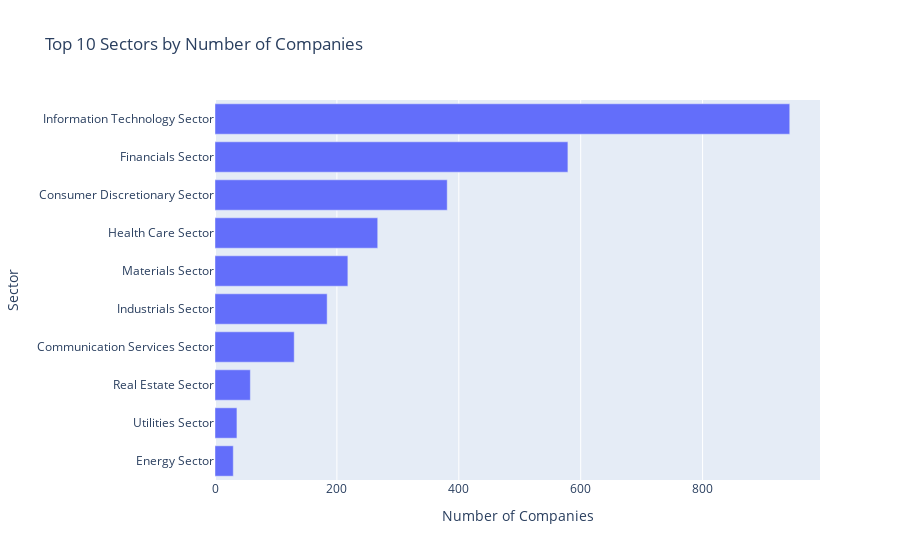

The notebook cell this image was saved under:
### Code cell
# Bar Chart of Sectors
sector_counts = final_dataset['sector'].value_counts().nlargest(10).sort_values(ascending=True).reset_index()
sector_counts.columns = ['Sector', 'Count']
fig = px.bar(sector_counts, x='Count', y='Sector', orientation='h', title='Top 10 Sectors by Number of Companies')
fig.update_layout(xaxis_title='Number of Companies', yaxis_title='Sector')
fig.show()

### Figure 1 — Plotly figure (JSON) as saved in the notebook; plotly's stock layout.template omitted (floating-point values rounded to 4 significant figures)
{"data": [{"alignmentgroup": "True", "hovertemplate": "Count=%{x}<br>Sector=%{y}<extra></extra>", "legendgroup": "", "marker": {"color": "#636efa", "pattern": {"shape": ""}}, "name": "", "offsetgroup": "", "orientation": "h", "showlegend": false, "textposition": "auto", "type": "bar", "x": [30, 36, 58, 130, 184, 218, 267, 381, 579, 943], "xaxis": "x", "y": ["Energy Sector", "Utilities Sector", "Real Estate Sector", "Communication Services Sector", "Industrials Sector", "Materials Sector", "Health Care Sector", "Consumer Discretionary Sector", "Financials Sector", "Information Technology Sector"], "yaxis": "y"}], "layout": {"barmode": "relative", "legend": {"tracegroupgap": 0}, "title": {"text": "Top 10 Sectors by Number of Companies"}, "xaxis": {"anchor": "y", "domain": [0, 1], "title": {"text": "Number of Companies"}}, "yaxis": {"anchor": "x", "domain": [0, 1], "title": {"text": "Sector"}}}}
